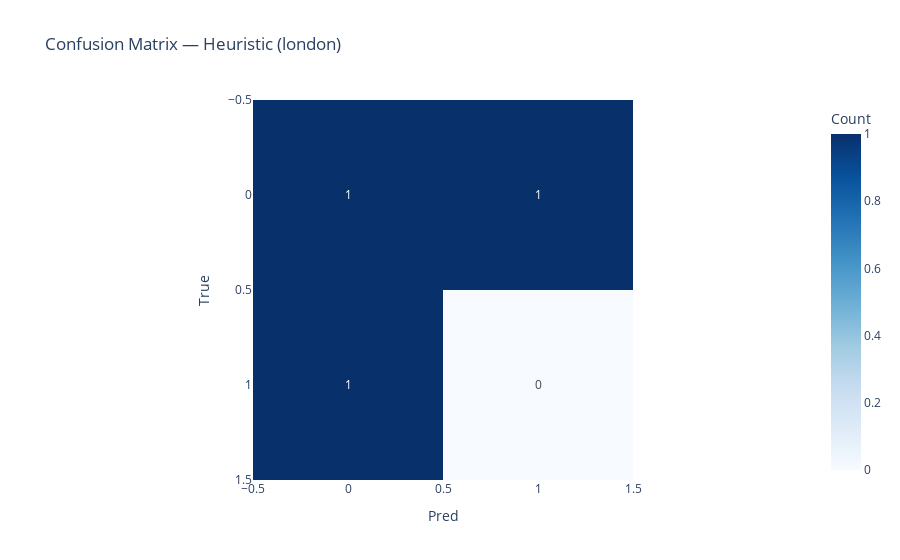
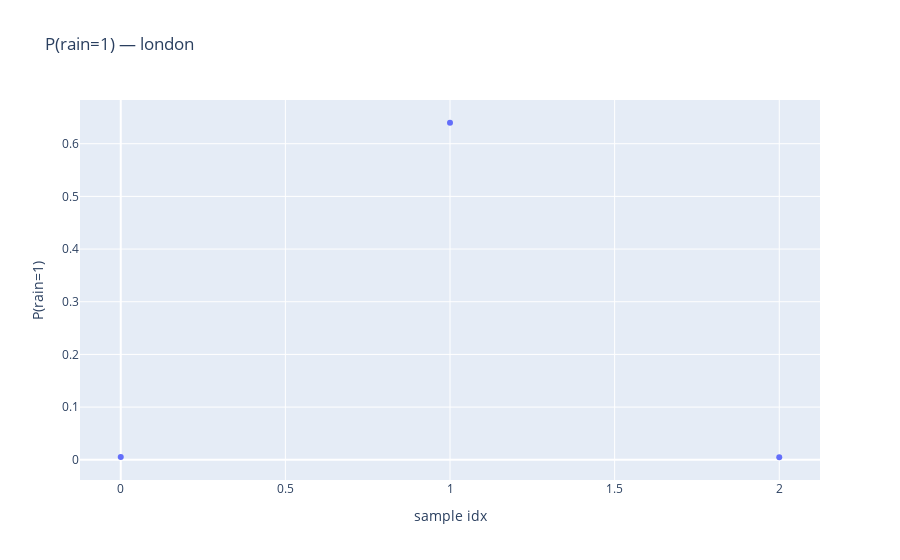
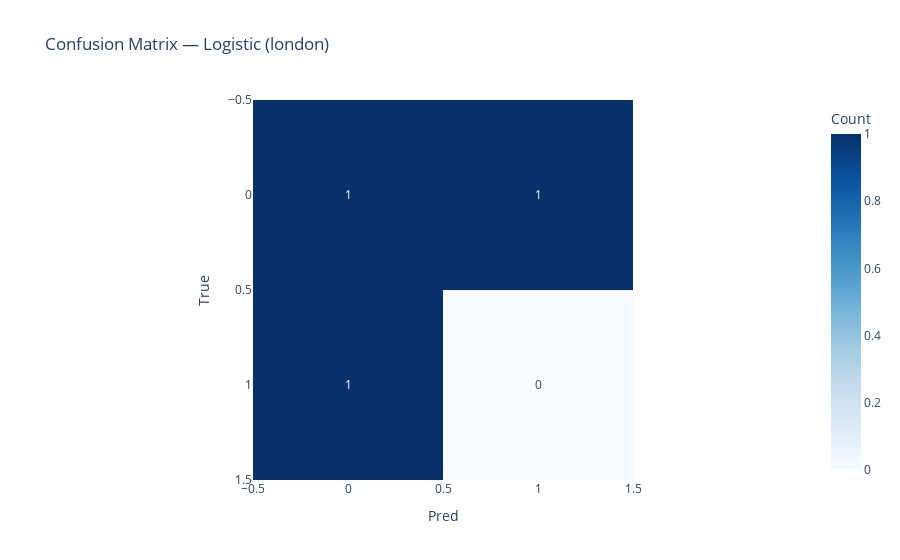

These figures' notebook cell, in order:
### Code cell
# 2.4 Modeling & Evaluation — respect CITY, fallback latest
import os, re
from glob import glob
from pathlib import Path
import pandas as pd, numpy as np
from sklearn.model_selection import train_test_split
from sklearn.linear_model import LogisticRegression
from sklearn.metrics import accuracy_score, f1_score, confusion_matrix, classification_report
import plotly.express as px

PROCESSED_DIR = "../data/processed"
REPORT_DIR = "../reports/figures"

def slugify(s: str) -> str:
    return re.sub(r"[^a-z0-9]+", "-", str(s).lower()).strip("-")

# --- OPTIONAL: set CITY here for testing; comment out to auto-pick latest
try:
    CITY  # keep if already set
except NameError:
    CITY = None  # e.g., "Hanoi"

city_slug = slugify(CITY) if CITY else None

# pick features: by city if given, else latest any
if city_slug:
    candidates = sorted(glob(f"../data/processed/{city_slug}/features_*.csv"))
else:
    candidates = sorted(glob("../data/processed/*/features_*.csv"))


feat_path = candidates[-1] if candidates else f"{PROCESSED_DIR}/features.csv"
assert Path(feat_path).exists(), "No features file found. Run 2.3 first."
print("Using features:", feat_path)

df = pd.read_csv(feat_path)

# Derive city_slug from data if needed
if not city_slug:
    if "city" in df.columns and len(df):
        city_slug = slugify(df["city"].iloc[0])
    else:
        city_slug = "unknown"

FIG_DIR = f"{REPORT_DIR}/{city_slug}"
Path(FIG_DIR).mkdir(parents=True, exist_ok=True)

need_cols = {"temp_range","wind_speed_10m_max","dow","rain_flag"}
missing = need_cols - set(df.columns)
assert not missing, f"Missing columns in features file: {missing}"

X = df[["temp_range","wind_speed_10m_max","dow"]].copy()
y = df["rain_flag"].astype(int).copy()
mask = X.notna().all(axis=1) & y.notna()
X, y = X[mask], y[mask]

do_stratify = (y.nunique() == 2) and all((y.value_counts() >= 2))
X_train, X_test, y_train, y_test = train_test_split(
    X, y, test_size=0.4, random_state=42, stratify=y if do_stratify else None
)
print(f"Train size: {len(X_train)} | Test size: {len(X_test)} | Stratify: {do_stratify}")

# Baseline 1: Heuristic
if len(X_test) > 0:
    y_pred_heur = (X_test["wind_speed_10m_max"] > 20).astype(int)
    acc_h = accuracy_score(y_test, y_pred_heur)
    f1_h  = f1_score(y_test, y_pred_heur, zero_division=0)
    cm_h  = confusion_matrix(y_test, y_pred_heur)
    print("\n[Heuristic] ACC:", acc_h, "| F1:", f1_h)
    print("CM:\n", cm_h)
    try:
        fig_cm_h = px.imshow(cm_h, text_auto=True, color_continuous_scale="Blues",
                             labels=dict(x="Pred", y="True", color="Count"),
                             title=f"Confusion Matrix — Heuristic ({city_slug})")
        fig_cm_h.write_image(os.path.join(FIG_DIR, "cm_heuristic.png"))
        fig_cm_h.show()
    except Exception:
        pass

# Baseline 2: Logistic Regression
if len(X_train) >= 1 and y_train.nunique() == 2:
    clf = LogisticRegression(max_iter=1000)
    clf.fit(X_train, y_train)
    y_pred = clf.predict(X_test)

    acc = accuracy_score(y_test, y_pred)
    f1  = f1_score(y_test, y_pred, zero_division=0)
    cm  = confusion_matrix(y_test, y_pred)
    print("\n[Logistic] ACC:", acc, "| F1:", f1)
    print("CM:\n", cm)
    print("\n", classification_report(y_test, y_pred, zero_division=0))

    try:
        proba = clf.predict_proba(X_test)[:, 1]
        px.scatter(x=list(range(len(proba))), y=proba,
                   title=f"P(rain=1) — {city_slug}",
                   labels={"x":"sample idx", "y":"P(rain=1)"}).show()
    except Exception:
        pass

    try:
        px.imshow(cm, text_auto=True, color_continuous_scale="Blues",
                  labels=dict(x="Pred", y="True", color="Count"),
                  title=f"Confusion Matrix — Logistic ({city_slug})").show()
    except Exception:
        pass

### Figure 1 — Plotly figure (JSON) as saved in the notebook; plotly's stock layout.template omitted (floating-point values rounded to 4 significant figures)
{"data": [{"coloraxis": "coloraxis", "hovertemplate": "Pred: %{x}<br>True: %{y}<br>Count: %{z}<extra></extra>", "name": "0", "texttemplate": "%{z}", "type": "heatmap", "xaxis": "x", "yaxis": "y", "z": [[1, 1], [1, 0]]}], "layout": {"coloraxis": {"colorbar": {"title": {"text": "Count"}}, "colorscale": [[0, "rgb(247,251,255)"], [0.125, "rgb(222,235,247)"], [0.25, "rgb(198,219,239)"], [0.375, "rgb(158,202,225)"], [0.5, "rgb(107,174,214)"], [0.625, "rgb(66,146,198)"], [0.75, "rgb(33,113,181)"], [0.875, "rgb(8,81,156)"], [1, "rgb(8,48,107)"]]}, "title": {"text": "Confusion Matrix — Heuristic (london)"}, "xaxis": {"anchor": "y", "constrain": "domain", "domain": [0, 1], "scaleanchor": "y", "title": {"text": "Pred"}}, "yaxis": {"anchor": "x", "autorange": "reversed", "constrain": "domain", "domain": [0, 1], "title": {"text": "True"}}}}

### Figure 2 — Plotly figure (JSON) as saved in the notebook; plotly's stock layout.template omitted (floating-point values rounded to 4 significant figures)
{"data": [{"hovertemplate": "sample idx=%{x}<br>P(rain=1)=%{y}<extra></extra>", "legendgroup": "", "marker": {"color": "#636efa", "symbol": "circle"}, "mode": "markers", "name": "", "orientation": "v", "showlegend": false, "type": "scatter", "x": [0, 1, 2], "xaxis": "x", "y": [0.005076, 0.6398, 0.004805], "yaxis": "y"}], "layout": {"legend": {"tracegroupgap": 0}, "title": {"text": "P(rain=1) — london"}, "xaxis": {"anchor": "y", "domain": [0, 1], "title": {"text": "sample idx"}}, "yaxis": {"anchor": "x", "domain": [0, 1], "title": {"text": "P(rain=1)"}}}}

### Figure 3 — Plotly figure (JSON) as saved in the notebook; plotly's stock layout.template omitted (floating-point values rounded to 4 significant figures)
{"data": [{"coloraxis": "coloraxis", "hovertemplate": "Pred: %{x}<br>True: %{y}<br>Count: %{z}<extra></extra>", "name": "0", "texttemplate": "%{z}", "type": "heatmap", "xaxis": "x", "yaxis": "y", "z": [[1, 1], [1, 0]]}], "layout": {"coloraxis": {"colorbar": {"title": {"text": "Count"}}, "colorscale": [[0, "rgb(247,251,255)"], [0.125, "rgb(222,235,247)"], [0.25, "rgb(198,219,239)"], [0.375, "rgb(158,202,225)"], [0.5, "rgb(107,174,214)"], [0.625, "rgb(66,146,198)"], [0.75, "rgb(33,113,181)"], [0.875, "rgb(8,81,156)"], [1, "rgb(8,48,107)"]]}, "title": {"text": "Confusion Matrix — Logistic (london)"}, "xaxis": {"anchor": "y", "constrain": "domain", "domain": [0, 1], "scaleanchor": "y", "title": {"text": "Pred"}}, "yaxis": {"anchor": "x", "autorange": "reversed", "constrain": "domain", "domain": [0, 1], "title": {"text": "True"}}}}
